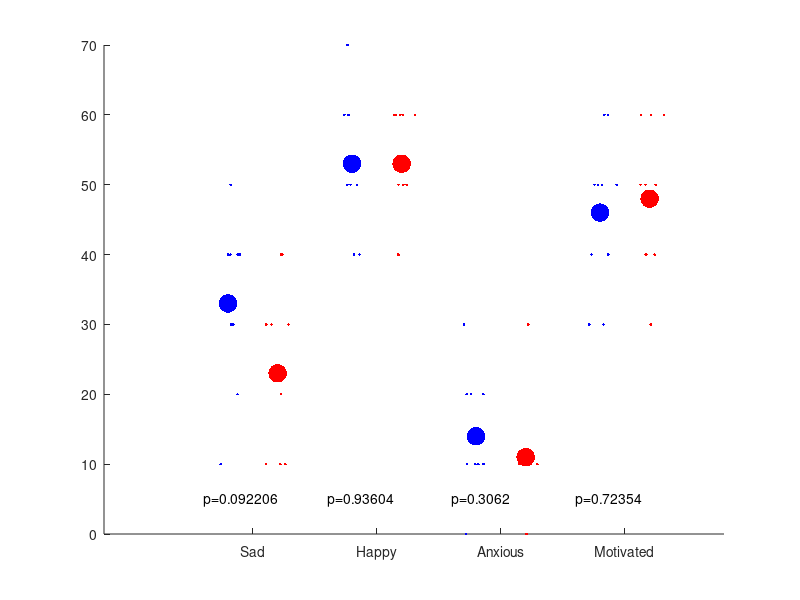

Reproduce this figure in MATLAB.
%%
before = [50 60	10	30;
40	70	20	50;
40	40	30	40;
30	40	0	30;
30	50	10	50;
40	50	10	40;
30	50	10	50;
20	50	10	50;
40	60	20	60;
10	60	20	60];

after = [40	60	10	50;
40	60	30	60;
30	50	10	60;
30	50	10	40;
10	40	10	40;
10	60	10	60;
30	40	0	40;
10	60	10	50;
20	50	10	30;
10	60	10	50];

labels = {'Sad', 'Happy', 'Anxious', 'Motivated'};
%% Bar plots: 
figure; hold all;
for l = 1:length(labels)
    plot(l, mean(before(:, l)), 'b.', 'markersize', 40)
    plot(l+(0.05*randn(length(before(:, l)), 1)), before(:, l), 'b.')
    plot(l+.4, mean(after(:, l)), 'r.', 'markersize', 40)
    plot(l+.4+(0.05*randn(length(after(:, l)), 1)), after(:, l), 'r.') 
    p = ranksum(before(:, l), after(:, l));
    text(l-.2, 5, strcat('p=', num2str(p)))
end

set(gca, 'xtick', .2+[1:4])
set(gca, 'xticklabel', labels)


        

